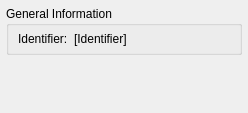
<?xml version="1.0" encoding="UTF-8"?>
<ui version="4.0">
 <class>DockWidgetConexLDS</class>
 <widget class="QWidget" name="DockWidgetConexLDS">
  <property name="geometry">
   <rect>
    <x>0</x>
    <y>0</y>
    <width>248</width>
    <height>113</height>
   </rect>
  </property>
  <property name="minimumSize">
   <size>
    <width>0</width>
    <height>109</height>
   </size>
  </property>
  <property name="windowTitle">
   <string>Form</string>
  </property>
  <layout class="QVBoxLayout" name="verticalLayout">
   <property name="margin" stdset="0">
    <number>6</number>
   </property>
   <item>
    <widget class="QGroupBox" name="groupInfo">
     <property name="sizePolicy">
      <sizepolicy hsizetype="Preferred" vsizetype="Minimum">
       <horstretch>0</horstretch>
       <verstretch>0</verstretch>
      </sizepolicy>
     </property>
     <property name="minimumSize">
      <size>
       <width>0</width>
       <height>0</height>
      </size>
     </property>
     <property name="maximumSize">
      <size>
       <width>16777215</width>
       <height>16777215</height>
      </size>
     </property>
     <property name="title">
      <string>General Information</string>
     </property>
     <layout class="QHBoxLayout" name="horizontalLayout">
      <property name="topMargin">
       <number>6</number>
      </property>
      <property name="bottomMargin">
       <number>6</number>
      </property>
      <item>
       <widget class="QLabel" name="lbl1">
        <property name="sizePolicy">
         <sizepolicy hsizetype="Maximum" vsizetype="Preferred">
          <horstretch>0</horstretch>
          <verstretch>0</verstretch>
         </sizepolicy>
        </property>
        <property name="text">
         <string>Identifier:</string>
        </property>
       </widget>
      </item>
      <item>
       <widget class="QLabel" name="lblIdentifier">
        <property name="text">
         <string>[Identifier]</string>
        </property>
       </widget>
      </item>
     </layout>
    </widget>
   </item>
   <item>
    <spacer name="verticalSpacer">
     <property name="orientation">
      <enum>Qt::Vertical</enum>
     </property>
     <property name="sizeHint" stdset="0">
      <size>
       <width>20</width>
       <height>40</height>
      </size>
     </property>
    </spacer>
   </item>
  </layout>
 </widget>
 <resources/>
 <connections/>
</ui>
